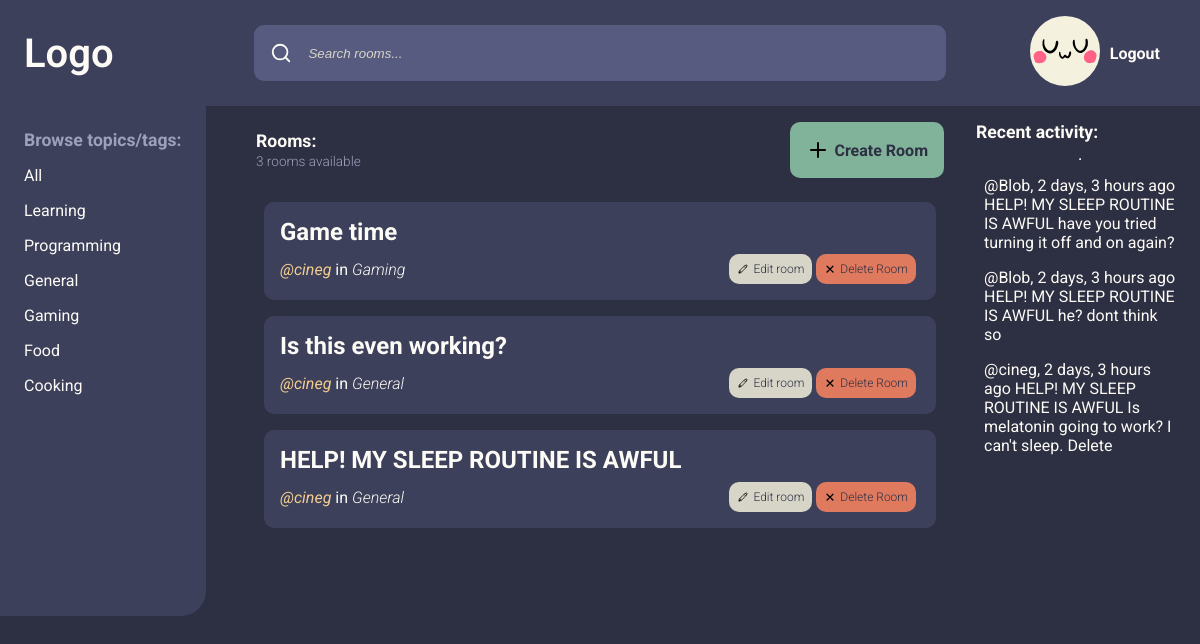
Page / (signed in) on the earlier database version.
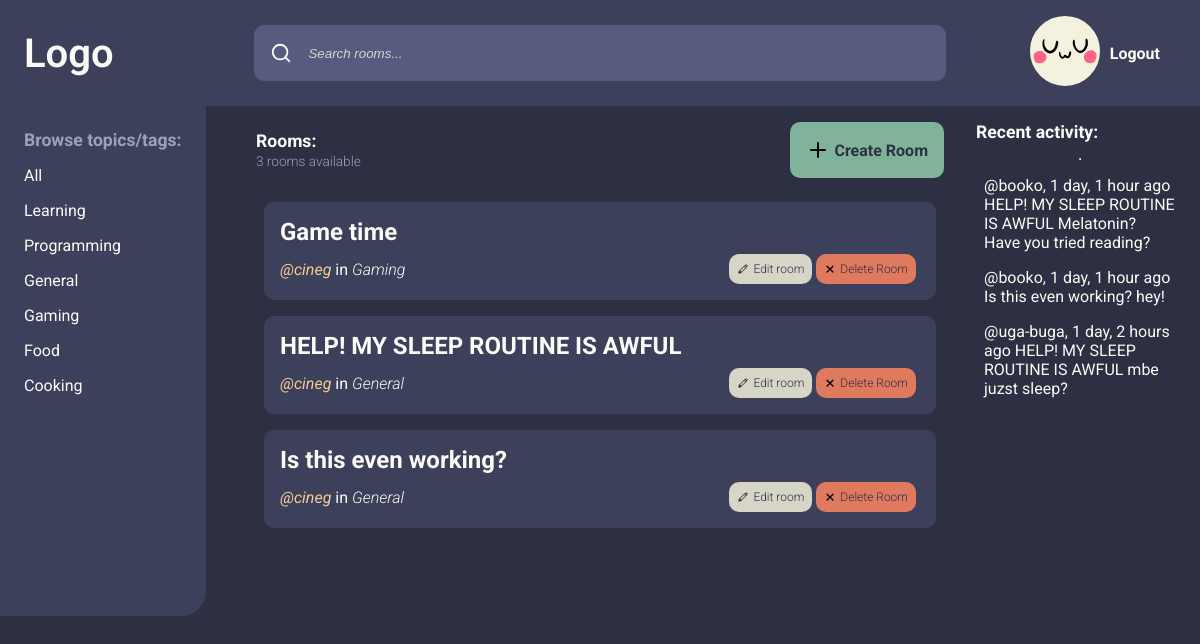
Same page on the later database version.
### base/models.py (models this page shows, shortened)
class Topic(models.Model):
    name = models.CharField(max_length=200)

class Room(models.Model):
    host = models.ForeignKey(User, on_delete=models.SET_NULL, null=True)
    topic = models.ForeignKey(Topic, on_delete=models.SET_NULL, null=True)
    name = models.CharField(max_length=200)
    description = models.TextField(null=True, blank=True)
    participants = models.ManyToManyField(User, related_name="participants", blank=True)
    updated = models.DateTimeField(auto_now=True)
    created = models.DateTimeField(auto_now_add=True)
    class Meta:
        ordering: list[str] = ["-updated", "-created"]

class Message(models.Model):
    user = models.ForeignKey(User, on_delete=models.CASCADE)
    room = models.ForeignKey(Room, on_delete=models.CASCADE)
    body = models.TextField()
    updated = models.DateTimeField(auto_now=True)
    created = models.DateTimeField(auto_now_add=True)
    class Meta:
        ordering: list[str] = ["-updated", "-created"]
    def __str__(self) -> str:
        return self.body[0:50]

### base/views.py (the view)
# urls.py: path("", views.home, name="home"),
def home(request: HttpRequest) -> HttpResponse:
    q: str | None = request.GET.get("q")
    if q == None:
        q = ""
    rooms = Room.objects.filter(
        Q(topic__name__icontains=q) | Q(name__icontains=q) | Q(description__icontains=q)
    )
    topics = Topic.objects.all()
    rooms_count: int = rooms.count()
    room_messages = Message.objects.filter(Q(room__topic__name__icontains=q))[0:3]
    context: dict = {
        "rooms": rooms,
        "topics": topics,
        "rooms_count": rooms_count,
        "room_messages": room_messages,
    }
    return render(request, "base/home.html", context)

### base/templates/base/home.html
{% extends "main.html" %}
{% block content %}
    <main class="home">
        {% include "base/topics_component.html" %}
        <section class="chatrooms">
            <div class="room-header">
                <div class="room-count">
                    <h3>Rooms:</h3>
                    <p>{{ rooms_count }} rooms available</p>
                </div>
                <a href="{% url 'create-room' %}" class="btn">
                    <svg xmlns="http://www.w3.org/2000/svg"
                         width="24"
                         height="24"
                         viewBox="0 0 24 24"
                         fill="none"
                         stroke="#000000"
                         stroke-width="2"
                         stroke-linecap="round"
                         stroke-linejoin="round">
                        <line x1="12" y1="5" x2="12" y2="19" />
                        <line x1="5" y1="12" x2="19" y2="12" />
                    </svg>
                    <span>Create Room</span>
                </a>
            </div>
            {% include "base/feed_component.html" %}
        </section>
        <section class="feed">
            {% include "base/activity_component.html" %}
        </section>
    </main>
{% endblock content %}

### base/templates/base/topics_component.html
<nav class="topics">
    <h3>Browse topics/tags:</h3>
    <div class="topic">
        <a href={% url "home" %}>All</a>
    </div>
    {% for topic in topics %}
        <div class="topic">
            <a href={% url "home" %}?q={{ topic.name }}> {{ topic.name }} </a>
        </div>
    {% endfor %}
</nav>

### base/templates/base/feed_component.html (shortened to what this page needs)
<article>
    {% for room in rooms %}
        <div class="room">
            <a href="{% url 'room' room.id %}" class="room-name">{{ room.name }}</a>
            <div class="room-details">
                <div>
                <a href="{% url "user-profile" room.host.username %}"
                   class="user-handle">@{{ room.host.username }}</a>
                <p>
                    in <span class="room-topic">{{ room.topic.name }}</span>
                </p>
            </div>
                {% if request.user == room.host %}
                    <div class="room-controls">
                        <a href="{% url 'update-room' room.id %}" class="btn btn-edit">
                            <span>Edit room</span></a>
                        <a href="{% url 'delete-room' room.id %}" class="btn btn-delete">
                            <span>Delete Room</span></a>
                    </div>
                {% endif %}
            </div>
        </div>
    {% endfor %}
</article>

### base/templates/base/activity_component.html
<h3>Recent activity:</h3>
<hr />
{% for message in room_messages %}
    <article>
        <span><a href="{% url "user-profile" message.user %}">@{{ message.user }}</a>, {{ message.updated|timesince }} ago</span>
        <p>{{ message.room.name }}</p>
        <p>{{ message }}</p>
        {% if message.user == request.user %}
            <a href="{% url 'delete-message' message.id %}">Delete</a>
        {% endif %}
    </article>
{% endfor %}

Differences in the rows shown:
no longer on this page (row unchanged): Message: user "Blob", updated "2 days, 3 hours", room.name "HELP! MY SLEEP ROUTINE IS AWFUL", body "have you tried turning it off and on again?"
no longer on this page (row unchanged): Message: user "Blob", updated "2 days, 3 hours", room.name "HELP! MY SLEEP ROUTINE IS AWFUL", body "he? dont think so"
no longer on this page (row unchanged): Message: user "cineg", updated "2 days, 3 hours", room.name "HELP! MY SLEEP ROUTINE IS AWFUL", body "Is melatonin going to work? I can't sleep.", shows "Delete"
changed Room "HELP! MY SLEEP ROUTINE IS AWFUL": moves up the list
added Message: user "booko", updated "1 day, 1 hour", room.name "HELP! MY SLEEP ROUTINE IS AWFUL", body "Melatonin? Have you tried reading?"
added Message: user "booko", updated "1 day, 1 hour", room.name "Is this even working?", body "hey!"
added Message: user "uga-buga", updated "1 day, 2 hours", room.name "HELP! MY SLEEP ROUTINE IS AWFUL", body "mbe juzst sleep?"
